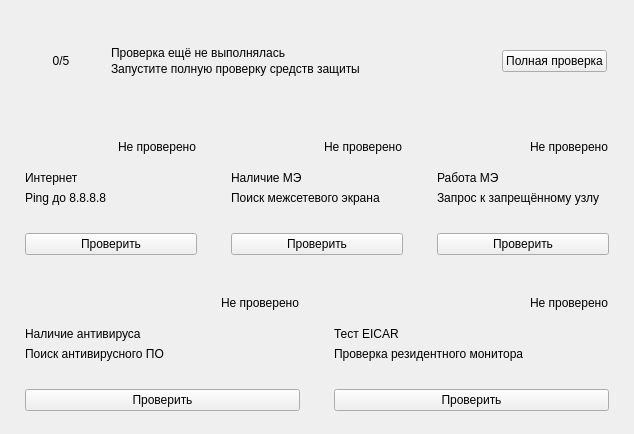
      <widget class="QWidget" name="pageOverview">
       <layout class="QVBoxLayout" name="verticalLayout">
        <item>
         <widget class="QFrame" name="heroCard">
          <layout class="QHBoxLayout" name="heroLayout">
           <property name="spacing">
            <number>16</number>
           </property>
           <property name="leftMargin">
            <number>16</number>
           </property>
           <property name="topMargin">
            <number>16</number>
           </property>
           <property name="rightMargin">
            <number>16</number>
           </property>
           <property name="bottomMargin">
            <number>16</number>
           </property>
           <item>
            <widget class="QLabel" name="scoreLabel">
             <property name="minimumSize">
              <size>
               <width>68</width>
               <height>68</height>
              </size>
             </property>
             <property name="maximumSize">
              <size>
               <width>68</width>
               <height>68</height>
              </size>
             </property>
             <property name="text">
              <string>0/5</string>
             </property>
             <property name="alignment">
              <set>Qt::AlignmentFlag::AlignCenter</set>
             </property>
             <property name="state" stdset="0">
              <string>none</string>
             </property>
            </widget>
           </item>
           <item>
            <layout class="QVBoxLayout" name="heroTextLayout">
             <property name="spacing">
              <number>2</number>
             </property>
             <item>
              <widget class="QLabel" name="heroTitle">
               <property name="text">
                <string>Проверка ещё не выполнялась</string>
               </property>
               <property name="alignment">
                <set>Qt::AlignmentFlag::AlignBottom|Qt::AlignmentFlag::AlignLeading|Qt::AlignmentFlag::AlignLeft</set>
               </property>
              </widget>
             </item>
             <item>
              <widget class="QLabel" name="heroSubtitle">
               <property name="text">
                <string>Запустите полную проверку средств защиты</string>
               </property>
               <property name="alignment">
                <set>Qt::AlignmentFlag::AlignLeading|Qt::AlignmentFlag::AlignLeft|Qt::AlignmentFlag::AlignTop</set>
               </property>
               <property name="wordWrap">
                <bool>true</bool>
               </property>
              </widget>
             </item>
            </layout>
           </item>
           <item>
            <widget class="QPushButton" name="btnRunAll">
             <property name="sizePolicy">
              <sizepolicy hsizetype="Fixed" vsizetype="Fixed">
               <horstretch>0</horstretch>
               <verstretch>0</verstretch>
              </sizepolicy>
             </property>
             <property name="cursor">
              <cursorShape>PointingHandCursor</cursorShape>
             </property>
             <property name="text">
              <string>Полная проверка</string>
             </property>
             <property name="icon">
              <iconset theme="QIcon::ThemeIcon::MediaPlaybackStart"/>
             </property>
            </widget>
           </item>
          </layout>
         </widget>
        </item>
        <item>
         <layout class="QHBoxLayout" name="horizontalLayout">
          <item>
           <widget class="QFrame" name="cardNet">
            <property name="minimumSize">
             <size>
              <width>200</width>
              <height>150</height>
             </size>
            </property>
            <property name="card" stdset="0">
             <bool>true</bool>
            </property>
            <property name="state" stdset="0">
             <string>none</string>
            </property>
            <layout class="QVBoxLayout" name="layNet">
             <property name="spacing">
              <number>6</number>
             </property>
             <property name="leftMargin">
              <number>14</number>
             </property>
             <property name="topMargin">
              <number>12</number>
             </property>
             <property name="rightMargin">
              <number>14</number>
             </property>
             <property name="bottomMargin">
              <number>12</number>
             </property>
             <item>
              <layout class="QHBoxLayout" name="topNet">
               <item>
                <widget class="QLabel" name="iconNet">
                 <property name="minimumSize">
                  <size>
                   <width>36</width>
                   <height>36</height>
                  </size>
                 </property>
                 <property name="maximumSize">
                  <size>
                   <width>36</width>
                   <height>36</height>
                  </size>
                 </property>
                 <property name="text">
                  <string/>
                 </property>
                 <property name="pixmap">
                  <pixmap resource="../resources.qrc">:/rec/resources/Net.png</pixmap>
                 </property>
                 <property name="alignment">
                  <set>Qt::AlignmentFlag::AlignCenter</set>
                 </property>
                 <property name="icon" stdset="0">
                  <bool>true</bool>
                 </property>
                </widget>
               </item>
               <item>
                <spacer name="spNet">
                 <property name="orientation">
                  <enum>Qt::Orientation::Horizontal</enum>
                 </property>
                 <property name="sizeHint" stdset="0">
                  <size>
                   <width>0</width>
                   <height>0</height>
                  </size>
                 </property>
                </spacer>
               </item>
               <item>
                <widget class="QLabel" name="statusNet">
                 <property name="maximumSize">
                  <size>
                   <width>16777215</width>
                   <height>22</height>
                  </size>
                 </property>
                 <property name="text">
                  <string>Не проверено</string>
                 </property>
                 <property name="pill" stdset="0">
                  <bool>true</bool>
                 </property>
                 <property name="state" stdset="0">
                  <string>none</string>
                 </property>
                </widget>
               </item>
              </layout>
             </item>
             <item>
              <widget class="QLabel" name="titleNet">
               <property name="text">
                <string>Интернет</string>
               </property>
               <property name="cardTitle" stdset="0">
                <bool>true</bool>
               </property>
              </widget>
             </item>
             <item>
              <widget class="QLabel" name="descNet">
               <property name="text">
                <string>Ping до 8.8.8.8</string>
               </property>
               <property name="wordWrap">
                <bool>true</bool>
               </property>
               <property name="cardDesc" stdset="0">
                <bool>true</bool>
               </property>
              </widget>
             </item>
             <item>
              <spacer name="vspNet">
               <property name="orientation">
                <enum>Qt::Orientation::Vertical</enum>
               </property>
               <property name="sizeHint" stdset="0">
                <size>
                 <width>0</width>
                 <height>0</height>
                </size>
               </property>
              </spacer>
             </item>
             <item>
              <widget class="QPushButton" name="btnCheckNet">
               <property name="cursor">
                <cursorShape>PointingHandCursor</cursorShape>
               </property>
               <property name="text">
                <string>Проверить</string>
               </property>
               <property name="cardButton" stdset="0">
                <bool>true</bool>
               </property>
              </widget>
             </item>
            </layout>
           </widget>
          </item>
          <item>
           <widget class="QFrame" name="cardFwInstalled">
            <property name="minimumSize">
             <size>
              <width>200</width>
              <height>150</height>
             </size>
            </property>
            <property name="card" stdset="0">
             <bool>true</bool>
            </property>
            <property name="state" stdset="0">
             <string>none</string>
            </property>
            <layout class="QVBoxLayout" name="layFwInstalled">
             <property name="spacing">
              <number>6</number>
             </property>
             <property name="leftMargin">
              <number>14</number>
             </property>
             <property name="topMargin">
              <number>12</number>
             </property>
             <property name="rightMargin">
              <number>14</number>
             </property>
             <property name="bottomMargin">
              <number>12</number>
             </property>
             <item>
              <layout class="QHBoxLayout" name="topFwInstalled">
               <item>
                <widget class="QLabel" name="iconFwInstalled">
                 <property name="minimumSize">
                  <size>
                   <width>36</width>
                   <height>36</height>
                  </size>
                 </property>
                 <property name="maximumSize">
                  <size>
                   <width>36</width>
                   <height>36</height>
                  </size>
                 </property>
                 <property name="text">
                  <string/>
                 </property>
                 <property name="pixmap">
                  <pixmap resource="../resources.qrc">:/rec/resources/Firewall.png</pixmap>
                 </property>
                 <property name="alignment">
                  <set>Qt::AlignmentFlag::AlignCenter</set>
                 </property>
                 <property name="icon" stdset="0">
                  <bool>true</bool>
                 </property>
                </widget>
               </item>
               <item>
                <spacer name="spFwInstalled">
                 <property name="orientation">
                  <enum>Qt::Orientation::Horizontal</enum>
                 </property>
                 <property name="sizeHint" stdset="0">
                  <size>
                   <width>0</width>
                   <height>0</height>
                  </size>
                 </property>
                </spacer>
               </item>
               <item>
                <widget class="QLabel" name="statusFwInstalled">
                 <property name="maximumSize">
                  <size>
                   <width>16777215</width>
                   <height>22</height>
                  </size>
                 </property>
                 <property name="text">
                  <string>Не проверено</string>
                 </property>
                 <property name="pill" stdset="0">
                  <bool>true</bool>
                 </property>
                 <property name="state" stdset="0">
                  <string>none</string>
                 </property>
                </widget>
               </item>
              </layout>
             </item>
             <item>
              <widget class="QLabel" name="titleFwInstalled">
               <property name="text">
                <string>Наличие МЭ</string>
               </property>
               <property name="cardTitle" stdset="0">
                <bool>true</bool>
               </property>
              </widget>
             </item>
             <item>
              <widget class="QLabel" name="descFwInstalled">
               <property name="text">
                <string>Поиск межсетевого экрана</string>
               </property>
               <property name="wordWrap">
                <bool>true</bool>
               </property>
               <property name="cardDesc" stdset="0">
                <bool>true</bool>
               </property>
              </widget>
             </item>
             <item>
              <spacer name="vspFwInstalled">
               <property name="orientation">
                <enum>Qt::Orientation::Vertical</enum>
               </property>
               <property name="sizeHint" stdset="0">
                <size>
                 <width>0</width>
                 <height>0</height>
                </size>
               </property>
              </spacer>
             </item>
             <item>
              <widget class="QPushButton" name="btnCheckFwInstalled">
               <property name="cursor">
                <cursorShape>PointingHandCursor</cursorShape>
               </property>
               <property name="text">
                <string>Проверить</string>
               </property>
               <property name="cardButton" stdset="0">
                <bool>true</bool>
               </property>
              </widget>
             </item>
            </layout>
           </widget>
          </item>
          <item>
           <widget class="QFrame" name="cardFwWorking">
            <property name="minimumSize">
             <size>
              <width>200</width>
              <height>150</height>
             </size>
            </property>
            <property name="card" stdset="0">
             <bool>true</bool>
            </property>
            <property name="state" stdset="0">
             <string>none</string>
            </property>
            <layout class="QVBoxLayout" name="layFwWorking">
             <property name="spacing">
              <number>6</number>
             </property>
             <property name="leftMargin">
              <number>14</number>
             </property>
             <property name="topMargin">
              <number>12</number>
             </property>
             <property name="rightMargin">
              <number>14</number>
             </property>
             <property name="bottomMargin">
              <number>12</number>
             </property>
             <item>
              <layout class="QHBoxLayout" name="topFwWorking">
               <item>
                <widget class="QLabel" name="iconFwWorking">
                 <property name="minimumSize">
                  <size>
                   <width>36</width>
                   <height>36</height>
                  </size>
                 </property>
                 <property name="maximumSize">
                  <size>
                   <width>36</width>
                   <height>36</height>
                  </size>
                 </property>
                 <property name="text">
                  <string/>
                 </property>
                 <property name="pixmap">
                  <pixmap resource="../resources.qrc">:/rec/resources/WorkFirewall.png</pixmap>
                 </property>
                 <property name="alignment">
                  <set>Qt::AlignmentFlag::AlignCenter</set>
                 </property>
                 <property name="icon" stdset="0">
                  <bool>true</bool>
                 </property>
                </widget>
               </item>
               <item>
                <spacer name="spFwWorking">
                 <property name="orientation">
                  <enum>Qt::Orientation::Horizontal</enum>
                 </property>
                 <property name="sizeHint" stdset="0">
                  <size>
                   <width>0</width>
                   <height>0</height>
                  </size>
                 </property>
                </spacer>
               </item>
               <item>
                <widget class="QLabel" name="statusFwWorking">
                 <property name="maximumSize">
                  <size>
                   <width>16777215</width>
                   <height>22</height>
                  </size>
                 </property>
                 <property name="text">
                  <string>Не проверено</string>
                 </property>
                 <property name="pill" stdset="0">
                  <bool>true</bool>
                 </property>
                 <property name="state" stdset="0">
                  <string>none</string>
                 </property>
                </widget>
               </item>
              </layout>
             </item>
             <item>
              <widget class="QLabel" name="titleFwWorking">
               <property name="text">
                <string>Работа МЭ</string>
               </property>
               <property name="cardTitle" stdset="0">
                <bool>true</bool>
               </property>
              </widget>
             </item>
             <item>
              <widget class="QLabel" name="descFwWorking">
               <property name="text">
                <string>Запрос к запрещённому узлу</string>
               </property>
               <property name="wordWrap">
                <bool>true</bool>
               </property>
               <property name="cardDesc" stdset="0">
                <bool>true</bool>
               </property>
              </widget>
             </item>
             <item>
              <spacer name="vspFwWorking">
               <property name="orientation">
                <enum>Qt::Orientation::Vertical</enum>
               </property>
               <property name="sizeHint" stdset="0">
                <size>
                 <width>0</width>
                 <height>0</height>
                </size>
               </property>
              </spacer>
             </item>
             <item>
              <widget class="QPushButton" name="btnCheckFwWorking">
               <property name="cursor">
                <cursorShape>PointingHandCursor</cursorShape>
               </property>
               <property name="text">
                <string>Проверить</string>
               </property>
               <property name="cardButton" stdset="0">
                <bool>true</bool>
               </property>
              </widget>
             </item>
            </layout>
           </widget>
          </item>
         </layout>
        </item>
        <item>
         <layout class="QHBoxLayout" name="horizontalLayout_2">
          <item>
           <widget class="QFrame" name="cardAvInstalled">
            <property name="minimumSize">
             <size>
              <width>200</width>
              <height>150</height>
             </size>
            </property>
            <property name="card" stdset="0">
             <bool>true</bool>
            </property>
            <property name="state" stdset="0">
             <string>none</string>
            </property>
            <layout class="QVBoxLayout" name="layAvInstalled">
             <property name="spacing">
              <number>6</number>
             </property>
             <property name="leftMargin">
              <number>14</number>
             </property>
             <property name="topMargin">
              <number>12</number>
             </property>
             <property name="rightMargin">
              <number>14</number>
             </property>
             <property name="bottomMargin">
              <number>12</number>
             </property>
             <item>
              <layout class="QHBoxLayout" name="topAvInstalled">
               <item>
                <widget class="QLabel" name="iconAvInstalled">
                 <property name="minimumSize">
                  <size>
                   <width>36</width>
                   <height>36</height>
                  </size>
                 </property>
                 <property name="maximumSize">
                  <size>
                   <width>36</width>
                   <height>36</height>
                  </size>
                 </property>
                 <property name="text">
                  <string/>
                 </property>
                 <property name="pixmap">
                  <pixmap resource="../resources.qrc">:/rec/resources/Security.png</pixmap>
                 </property>
                 <property name="alignment">
                  <set>Qt::AlignmentFlag::AlignCenter</set>
                 </property>
                 <property name="icon" stdset="0">
                  <bool>true</bool>
                 </property>
                </widget>
               </item>
               <item>
                <spacer name="spAvInstalled">
                 <property name="orientation">
                  <enum>Qt::Orientation::Horizontal</enum>
                 </property>
                 <property name="sizeHint" stdset="0">
                  <size>
                   <width>0</width>
                   <height>0</height>
                  </size>
                 </property>
                </spacer>
               </item>
               <item>
                <widget class="QLabel" name="statusAvInstalled">
                 <property name="maximumSize">
                  <size>
                   <width>16777215</width>
                   <height>22</height>
                  </size>
                 </property>
                 <property name="text">
                  <string>Не проверено</string>
                 </property>
                 <property name="pill" stdset="0">
                  <bool>true</bool>
                 </property>
                 <property name="state" stdset="0">
                  <string>none</string>
                 </property>
                </widget>
               </item>
              </layout>
             </item>
             <item>
              <widget class="QLabel" name="titleAvInstalled">
               <property name="text">
                <string>Наличие антивируса</string>
               </property>
               <property name="cardTitle" stdset="0">
                <bool>true</bool>
               </property>
              </widget>
             </item>
             <item>
              <widget class="QLabel" name="descAvInstalled">
               <property name="text">
                <string>Поиск антивирусного ПО</string>
               </property>
               <property name="wordWrap">
                <bool>true</bool>
               </property>
               <property name="cardDesc" stdset="0">
                <bool>true</bool>
               </property>
              </widget>
             </item>
             <item>
              <spacer name="vspAvInstalled">
               <property name="orientation">
                <enum>Qt::Orientation::Vertical</enum>
               </property>
               <property name="sizeHint" stdset="0">
                <size>
                 <width>0</width>
                 <height>0</height>
                </size>
               </property>
              </spacer>
             </item>
             <item>
              <widget class="QPushButton" name="btnCheckAvInstalled">
               <property name="cursor">
                <cursorShape>PointingHandCursor</cursorShape>
               </property>
               <property name="text">
                <string>Проверить</string>
               </property>
               <property name="cardButton" stdset="0">
                <bool>true</bool>
               </property>
              </widget>
             </item>
            </layout>
           </widget>
          </item>
          <item>
           <widget class="QFrame" name="cardAvWorking">
            <property name="minimumSize">
             <size>
              <width>200</width>
              <height>150</height>
             </size>
            </property>
            <property name="card" stdset="0">
             <bool>true</bool>
            </property>
            <property name="state" stdset="0">
             <string>none</string>
            </property>
            <layout class="QVBoxLayout" name="layAvWorking">
             <property name="spacing">
              <number>6</number>
             </property>
             <property name="leftMargin">
              <number>14</number>
             </property>
             <property name="topMargin">
              <number>12</number>
             </property>
             <property name="rightMargin">
              <number>14</number>
             </property>
             <property name="bottomMargin">
              <number>12</number>
             </property>
             <item>
              <layout class="QHBoxLayout" name="topAvWorking">
               <item>
                <widget class="QLabel" name="iconAvWorking">
                 <property name="minimumSize">
                  <size>
                   <width>36</width>
                   <height>36</height>
                  </size>
                 </property>
                 <property name="maximumSize">
                  <size>
                   <width>36</width>
                   <height>36</height>
                  </size>
                 </property>
                 <property name="text">
                  <string/>
                 </property>
                 <property name="pixmap">
                  <pixmap resource="../resources.qrc">:/rec/resources/Virus.png</pixmap>
                 </property>
                 <property name="alignment">
                  <set>Qt::AlignmentFlag::AlignCenter</set>
                 </property>
                 <property name="icon" stdset="0">
                  <bool>true</bool>
                 </property>
                </widget>
               </item>
               <item>
                <spacer name="spAvWorking">
                 <property name="orientation">
                  <enum>Qt::Orientation::Horizontal</enum>
                 </property>
                 <property name="sizeHint" stdset="0">
                  <size>
                   <width>0</width>
                   <height>0</height>
                  </size>
                 </property>
                </spacer>
               </item>
               <item>
                <widget class="QLabel" name="statusAvWorking">
                 <property name="maximumSize">
                  <size>
                   <width>16777215</width>
                   <height>22</height>
                  </size>
                 </property>
                 <property name="text">
                  <string>Не проверено</string>
                 </property>
                 <property name="pill" stdset="0">
                  <bool>true</bool>
                 </property>
                 <property name="state" stdset="0">
                  <string>none</string>
                 </property>
                </widget>
               </item>
              </layout>
             </item>
             <item>
              <widget class="QLabel" name="titleAvWorking">
               <property name="text">
                <string>Тест EICAR</string>
               </property>
               <property name="cardTitle" stdset="0">
                <bool>true</bool>
               </property>
              </widget>
             </item>
             <item>
              <widget class="QLabel" name="descAvWorking">
               <property name="text">
                <string>Проверка резидентного монитора</string>
               </property>
               <property name="wordWrap">
                <bool>true</bool>
               </property>
               <property name="cardDesc" stdset="0">
                <bool>true</bool>
               </property>
              </widget>
             </item>
             <item>
              <spacer name="vspAvWorking">
               <property name="orientation">
                <enum>Qt::Orientation::Vertical</enum>
               </property>
               <property name="sizeHint" stdset="0">
                <size>
                 <width>0</width>
                 <height>0</height>
                </size>
               </property>
              </spacer>
             </item>
             <item>
              <widget class="QPushButton" name="btnCheckAvWorking">
               <property name="cursor">
                <cursorShape>PointingHandCursor</cursorShape>
               </property>
               <property name="text">
                <string>Проверить</string>
               </property>
               <property name="cardButton" stdset="0">
                <bool>true</bool>
               </property>
              </widget>
             </item>
            </layout>
           </widget>
          </item>
         </layout>
        </item>
       </layout>
      </widget>
